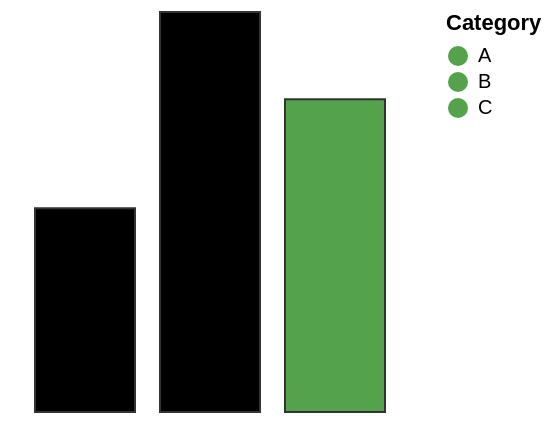

The specification (Vega-Lite) saved for this image:
### Vega specification from a JSON file in a GitHub repository (floating-point values rounded to 4 significant figures)
{"$schema": "https://vega.github.io/schema/vega/v6.json", "description": "Pattern legend swatch rendering end-to-end: an ordinal fill scale mixing named pattern wrappers (with foreground colors) and a plain color, with a fill legend. Proves legend-symbol items receive the same pattern-wrapper objects as the chart marks, resolved to swatch-fit (objectBoundingBox) defs distinct from the marks' own (userSpaceOnUse) defs. A bound repeat signal exercises the repeat common property on named (non-image) patterns: repeat 'x'/'y'/false switches the marks to single-axis or single-tile fills (mark-anchored by default).", "width": 200, "height": 200, "padding": 5, "signals": [{"name": "patternRepeat", "value": "true", "bind": {"input": "select", "name": "repeat", "options": ["true", "false", "x", "y"]}}, {"name": "repeatValue", "update": "patternRepeat === 'true' ? true : (patternRepeat === 'false' ? false : patternRepeat)"}], "data": [{"name": "table", "values": [{"category": "A", "value": 28}, {"category": "B", "value": 55}, {"category": "C", "value": 43}]}], "scales": [{"name": "xscale", "type": "band", "domain": {"data": "table", "field": "category"}, "range": "width", "padding": 0.2}, {"name": "yscale", "type": "linear", "domain": {"data": "table", "field": "value"}, "range": "height", "nice": true}, {"name": "fillScale", "type": "ordinal", "domain": {"data": "table", "field": "category"}, "range": {"signal": "[{pattern: {name: 'diagonal-stripe', foreground: '#4c78a8', repeat: repeatValue}}, {pattern: {name: 'circles', foreground: '#f58518', repeat: repeatValue}}, '#54a24b']"}}], "legends": [{"fill": "fillScale", "title": "Category", "orient": "right"}], "marks": [{"type": "rect", "from": {"data": "table"}, "encode": {"enter": {"x": {"scale": "xscale", "field": "category"}, "width": {"scale": "xscale", "band": 1}, "y": {"scale": "yscale", "field": "value"}, "y2": {"scale": "yscale", "value": 0}, "stroke": {"value": "#333"}}, "update": {"fill": {"scale": "fillScale", "field": "category"}}}}]}
